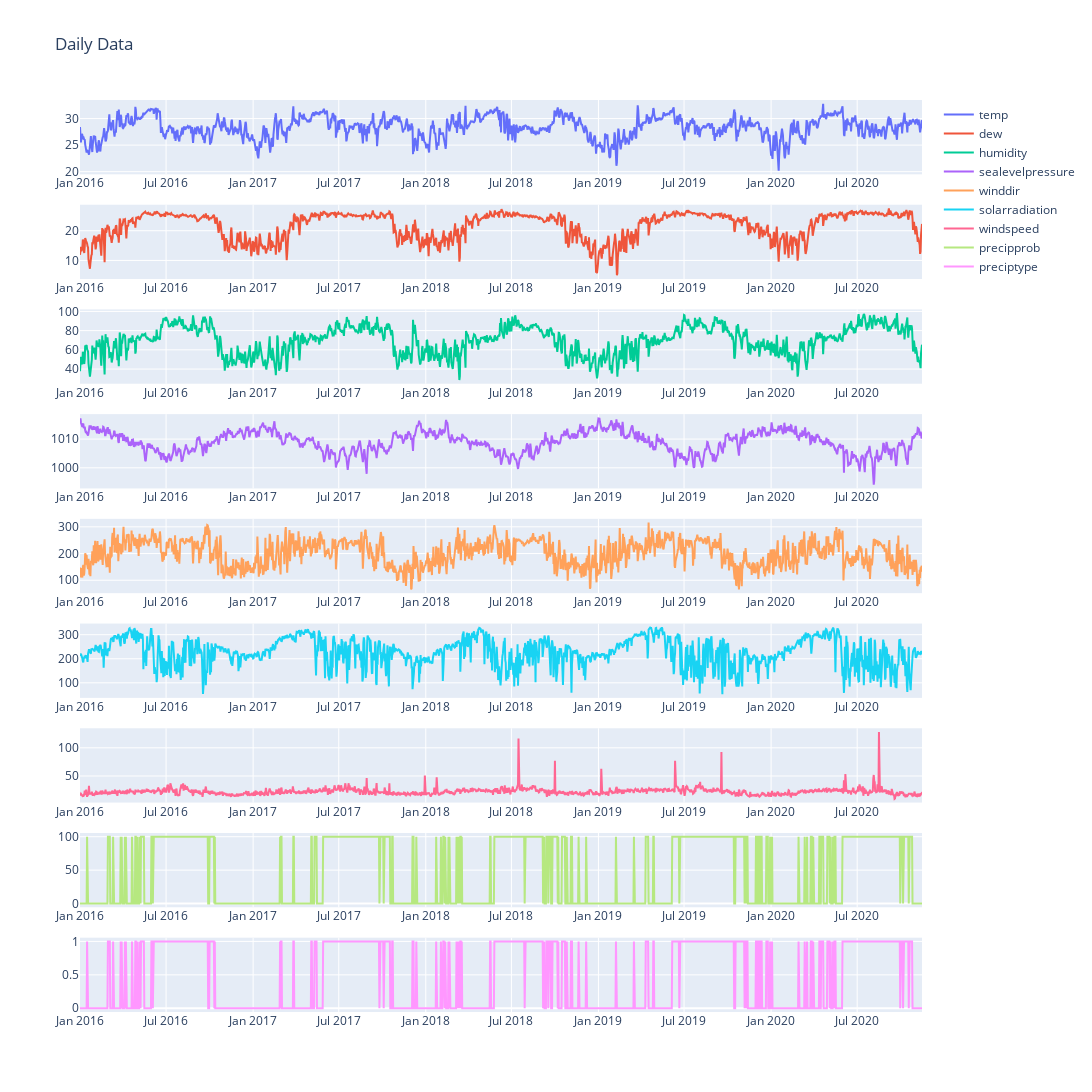

Notebook code for this chart:
### Code cell
# Create subplots for whole data visualisation
plot_rows = 9
plot_cols = 1
fig = make_subplots(rows=plot_rows, cols=plot_cols)

# Add traces to the subplots
x = 0
for i in range(1, plot_rows + 1):
    for j in range(1, plot_cols + 1):
        fig.add_trace(
            go.Scatter(
                x=df.index, y=df[df.columns[x]].values, name=df.columns[x], mode="lines"
            ),
            row=i,
            col=j,
        )
        x += 1

# Format and display the figure
fig.update_layout(height=1200, width=1200,title_text="Daily Data")
fig.show()

### Figure 1 — Plotly figure (JSON) as saved in the notebook; plotly's stock layout.template omitted (floating-point values rounded to 4 significant figures; data arrays with more than 128 entries replaced by an {"elided": "..."} marker saying what was removed)
{"data": [{"mode": "lines", "name": "temp", "type": "scatter", "x": {"elided": "1781 str values"}, "xaxis": "x", "y": {"elided": "1781 float values"}, "yaxis": "y"}, {"mode": "lines", "name": "dew", "type": "scatter", "x": {"elided": "1781 str values"}, "xaxis": "x2", "y": {"elided": "1781 float values"}, "yaxis": "y2"}, {"mode": "lines", "name": "humidity", "type": "scatter", "x": {"elided": "1781 str values"}, "xaxis": "x3", "y": {"elided": "1781 float values"}, "yaxis": "y3"}, {"mode": "lines", "name": "sealevelpressure", "type": "scatter", "x": {"elided": "1781 str values"}, "xaxis": "x4", "y": {"elided": "1781 float values"}, "yaxis": "y4"}, {"mode": "lines", "name": "winddir", "type": "scatter", "x": {"elided": "1781 str values"}, "xaxis": "x5", "y": {"elided": "1781 float values"}, "yaxis": "y5"}, {"mode": "lines", "name": "solarradiation", "type": "scatter", "x": {"elided": "1781 str values"}, "xaxis": "x6", "y": {"elided": "1781 float values"}, "yaxis": "y6"}, {"mode": "lines", "name": "windspeed", "type": "scatter", "x": {"elided": "1781 str values"}, "xaxis": "x7", "y": {"elided": "1781 float values"}, "yaxis": "y7"}, {"mode": "lines", "name": "precipprob", "type": "scatter", "x": {"elided": "1781 str values"}, "xaxis": "x8", "y": {"elided": "1781 int values"}, "yaxis": "y8"}, {"mode": "lines", "name": "preciptype", "type": "scatter", "x": {"elided": "1781 str values"}, "xaxis": "x9", "y": {"elided": "1781 int values"}, "yaxis": "y9"}], "layout": {"height": 1200, "title": {"text": "Daily Data"}, "width": 1200, "xaxis": {"anchor": "y", "domain": [0, 1]}, "xaxis2": {"anchor": "y2", "domain": [0, 1]}, "xaxis3": {"anchor": "y3", "domain": [0, 1]}, "xaxis4": {"anchor": "y4", "domain": [0, 1]}, "xaxis5": {"anchor": "y5", "domain": [0, 1]}, "xaxis6": {"anchor": "y6", "domain": [0, 1]}, "xaxis7": {"anchor": "y7", "domain": [0, 1]}, "xaxis8": {"anchor": "y8", "domain": [0, 1]}, "xaxis9": {"anchor": "y9", "domain": [0, 1]}, "yaxis": {"anchor": "x", "domain": [0.9185, 1]}, "yaxis2": {"anchor": "x2", "domain": [0.8037, 0.8852]}, "yaxis3": {"anchor": "x3", "domain": [0.6889, 0.7704]}, "yaxis4": {"anchor": "x4", "domain": [0.5741, 0.6556]}, "yaxis5": {"anchor": "x5", "domain": [0.4593, 0.5407]}, "yaxis6": {"anchor": "x6", "domain": [0.3444, 0.4259]}, "yaxis7": {"anchor": "x7", "domain": [0.2296, 0.3111]}, "yaxis8": {"anchor": "x8", "domain": [0.1148, 0.1963]}, "yaxis9": {"anchor": "x9", "domain": [0, 0.08148]}}}
